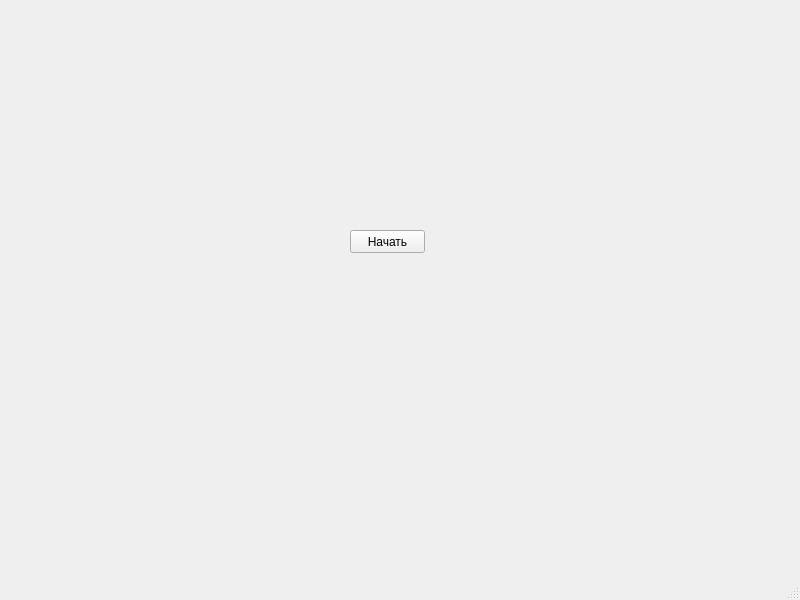
<?xml version="1.0" encoding="UTF-8"?>
<ui version="4.0">
 <class>MainWindow</class>
 <widget class="QMainWindow" name="MainWindow">
  <property name="geometry">
   <rect>
    <x>0</x>
    <y>0</y>
    <width>800</width>
    <height>600</height>
   </rect>
  </property>
  <property name="windowTitle">
   <string>MainWindow</string>
  </property>
  <widget class="QWidget" name="centralwidget">
   <widget class="QPushButton" name="pushButton">
    <property name="geometry">
     <rect>
      <x>350</x>
      <y>230</y>
      <width>75</width>
      <height>23</height>
     </rect>
    </property>
    <property name="text">
     <string>Начать</string>
    </property>
   </widget>
  </widget>
  <widget class="QMenuBar" name="menubar">
   <property name="geometry">
    <rect>
     <x>0</x>
     <y>0</y>
     <width>800</width>
     <height>21</height>
    </rect>
   </property>
  </widget>
  <widget class="QStatusBar" name="statusbar"/>
 </widget>
 <resources/>
 <connections/>
</ui>
